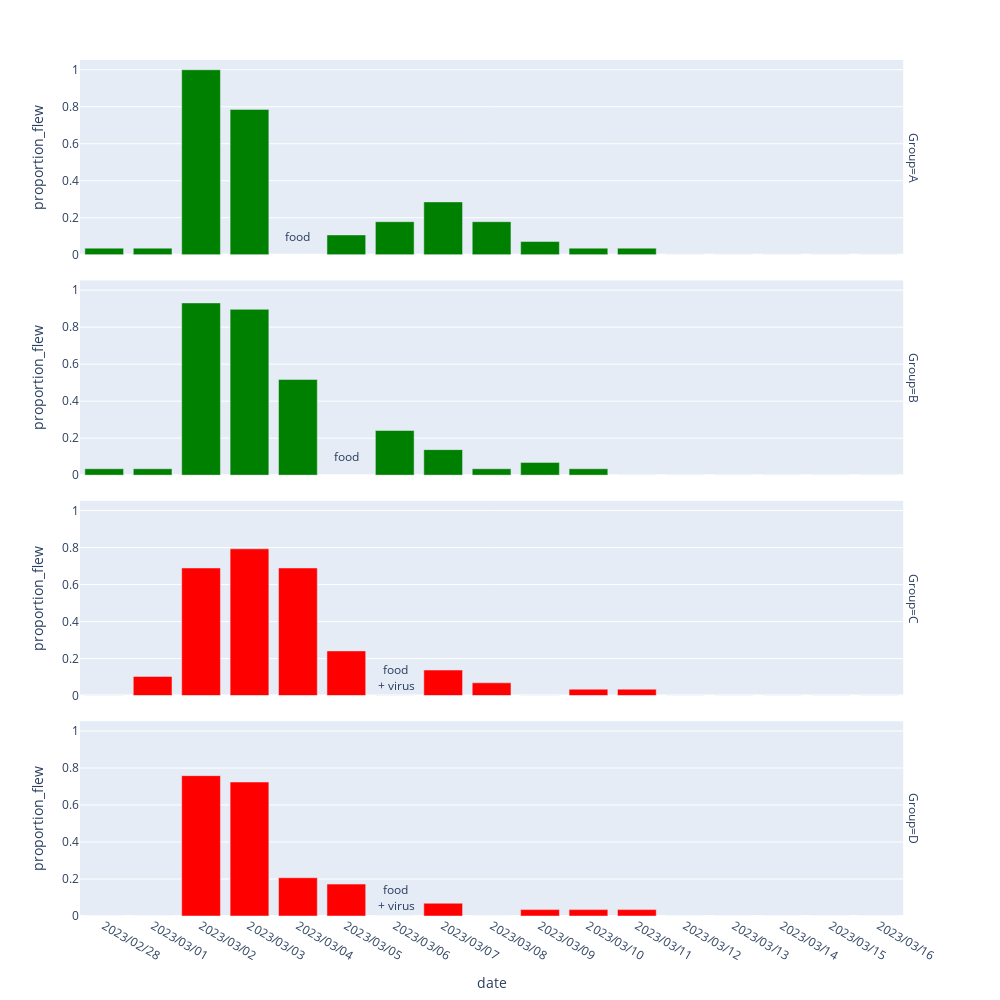

Source (notebook cell):
### Markdown cell above
# PLOT

### Code cell
df = gb.reset_index().rename(columns={0:'proportion_flew'})

fig = px.bar(df, x='date', y='proportion_flew', facet_row='Group', color='Group', color_discrete_sequence=['green','green','red','red'])

fig.update_layout(showlegend=False, width=1000, height=1000)

fig.add_annotation(x='2023/03/06', y=0.1, xref="x1", yref="y1", text="food<br> + virus", showarrow=False, align="center")
fig.add_annotation(x='2023/03/06', y=0.1, xref="x2", yref="y2", text="food<br> + virus", showarrow=False, align="center")
fig.add_annotation(x='2023/03/05', y=0.1, xref="x3", yref="y3", text="food", showarrow=False, align="center")
fig.add_annotation(x='2023/03/04', y=0.1, xref="x4", yref="y4", text="food", showarrow=False, align="center")

fig.write_html("results.html")

fig.show()

### Figure 1 — Plotly figure (JSON) as saved in the notebook; plotly's stock layout.template omitted (floating-point values rounded to 4 significant figures)
{"data": [{"alignmentgroup": "True", "hovertemplate": "Group=A<br>date=%{x}<br>proportion_flew=%{y}<extra></extra>", "legendgroup": "A", "marker": {"color": "green", "pattern": {"shape": ""}}, "name": "A", "offsetgroup": "A", "orientation": "v", "showlegend": true, "textposition": "auto", "type": "bar", "x": ["2023/02/28", "2023/03/01", "2023/03/02", "2023/03/03", "2023/03/04", "2023/03/05", "2023/03/06", "2023/03/07", "2023/03/08", "2023/03/09", "2023/03/10", "2023/03/11", "2023/03/12", "2023/03/13", "2023/03/14", "2023/03/15", "2023/03/16"], "xaxis": "x4", "y": [0.03571, 0.03571, 1, 0.7857, null, 0.1071, 0.1786, 0.2857, 0.1786, 0.07143, 0.03571, 0.03571, 0, 0, 0, 0, 0], "yaxis": "y4"}, {"alignmentgroup": "True", "hovertemplate": "Group=B<br>date=%{x}<br>proportion_flew=%{y}<extra></extra>", "legendgroup": "B", "marker": {"color": "green", "pattern": {"shape": ""}}, "name": "B", "offsetgroup": "B", "orientation": "v", "showlegend": true, "textposition": "auto", "type": "bar", "x": ["2023/02/28", "2023/03/01", "2023/03/02", "2023/03/03", "2023/03/04", "2023/03/05", "2023/03/06", "2023/03/07", "2023/03/08", "2023/03/09", "2023/03/10", "2023/03/11", "2023/03/12", "2023/03/13", "2023/03/14", "2023/03/15", "2023/03/16"], "xaxis": "x3", "y": [0.03448, 0.03448, 0.931, 0.8966, 0.5172, null, 0.2414, 0.1379, 0.03448, 0.06897, 0.03448, 0, 0, 0, 0, 0, 0], "yaxis": "y3"}, {"alignmentgroup": "True", "hovertemplate": "Group=C<br>date=%{x}<br>proportion_flew=%{y}<extra></extra>", "legendgroup": "C", "marker": {"color": "red", "pattern": {"shape": ""}}, "name": "C", "offsetgroup": "C", "orientation": "v", "showlegend": true, "textposition": "auto", "type": "bar", "x": ["2023/02/28", "2023/03/01", "2023/03/02", "2023/03/03", "2023/03/04", "2023/03/05", "2023/03/06", "2023/03/07", "2023/03/08", "2023/03/09", "2023/03/10", "2023/03/11", "2023/03/12", "2023/03/13", "2023/03/14", "2023/03/15", "2023/03/16"], "xaxis": "x2", "y": [0, 0.1034, 0.6897, 0.7931, 0.6897, 0.2414, 0, 0.1379, 0.06897, 0, 0.03448, 0.03448, 0, 0, 0, 0, 0], "yaxis": "y2"}, {"alignmentgroup": "True", "hovertemplate": "Group=D<br>date=%{x}<br>proportion_flew=%{y}<extra></extra>", "legendgroup": "D", "marker": {"color": "red", "pattern": {"shape": ""}}, "name": "D", "offsetgroup": "D", "orientation": "v", "showlegend": true, "textposition": "auto", "type": "bar", "x": ["2023/02/28", "2023/03/01", "2023/03/02", "2023/03/03", "2023/03/04", "2023/03/05", "2023/03/06", "2023/03/07", "2023/03/08", "2023/03/09", "2023/03/10", "2023/03/11", "2023/03/12", "2023/03/13", "2023/03/14", "2023/03/15", "2023/03/16"], "xaxis": "x", "y": [0, 0, 0.7586, 0.7241, 0.2069, 0.1724, 0, 0.06897, 0, 0.03448, 0.03448, 0.03448, 0, 0, 0, 0, 0], "yaxis": "y"}], "layout": {"annotations": [{"showarrow": false, "text": "Group=D", "textangle": 90, "x": 0.98, "xanchor": "left", "xref": "paper", "y": 0.1138, "yanchor": "middle", "yref": "paper"}, {"showarrow": false, "text": "Group=C", "textangle": 90, "x": 0.98, "xanchor": "left", "xref": "paper", "y": 0.3712, "yanchor": "middle", "yref": "paper"}, {"showarrow": false, "text": "Group=B", "textangle": 90, "x": 0.98, "xanchor": "left", "xref": "paper", "y": 0.6288, "yanchor": "middle", "yref": "paper"}, {"showarrow": false, "text": "Group=A", "textangle": 90, "x": 0.98, "xanchor": "left", "xref": "paper", "y": 0.8862, "yanchor": "middle", "yref": "paper"}, {"align": "center", "showarrow": false, "text": "food<br> + virus", "x": "2023/03/06", "xref": "x", "y": 0.1, "yref": "y"}, {"align": "center", "showarrow": false, "text": "food<br> + virus", "x": "2023/03/06", "xref": "x2", "y": 0.1, "yref": "y2"}, {"align": "center", "showarrow": false, "text": "food", "x": "2023/03/05", "xref": "x3", "y": 0.1, "yref": "y3"}, {"align": "center", "showarrow": false, "text": "food", "x": "2023/03/04", "xref": "x4", "y": 0.1, "yref": "y4"}], "barmode": "relative", "height": 1000, "legend": {"title": {"text": "Group"}, "tracegroupgap": 0}, "margin": {"t": 60}, "showlegend": false, "width": 1000, "xaxis": {"anchor": "y", "autorange": true, "domain": [0, 0.98], "range": [-0.5, 16.5], "title": {"text": "date"}, "type": "category"}, "xaxis2": {"anchor": "y2", "autorange": true, "domain": [0, 0.98], "matches": "x", "range": [-0.5, 16.5], "showticklabels": false, "type": "category"}, "xaxis3": {"anchor": "y3", "autorange": true, "domain": [0, 0.98], "matches": "x", "range": [-0.5, 16.5], "showticklabels": false, "type": "category"}, "xaxis4": {"anchor": "y4", "autorange": true, "domain": [0, 0.98], "matches": "x", "range": [-0.5, 16.5], "showticklabels": false, "type": "category"}, "yaxis": {"anchor": "x", "autorange": true, "domain": [0, 0.2275], "range": [0, 1.053], "title": {"text": "proportion_flew"}, "type": "linear"}, "yaxis2": {"anchor": "x2", "autorange": true, "domain": [0.2575, 0.485], "matches": "y", "range": [0, 1.053], "title": {"text": "proportion_flew"}, "type": "linear"}, "yaxis3": {"anchor": "x3", "autorange": true, "domain": [0.515, 0.7425], "matches": "y", "range": [0, 1.053], "title": {"text": "proportion_flew"}, "type": "linear"}, "yaxis4": {"anchor": "x4", "autorange": true, "domain": [0.7725, 1], "matches": "y", "range": [0, 1.053], "title": {"text": "proportion_flew"}, "type": "linear"}}}
